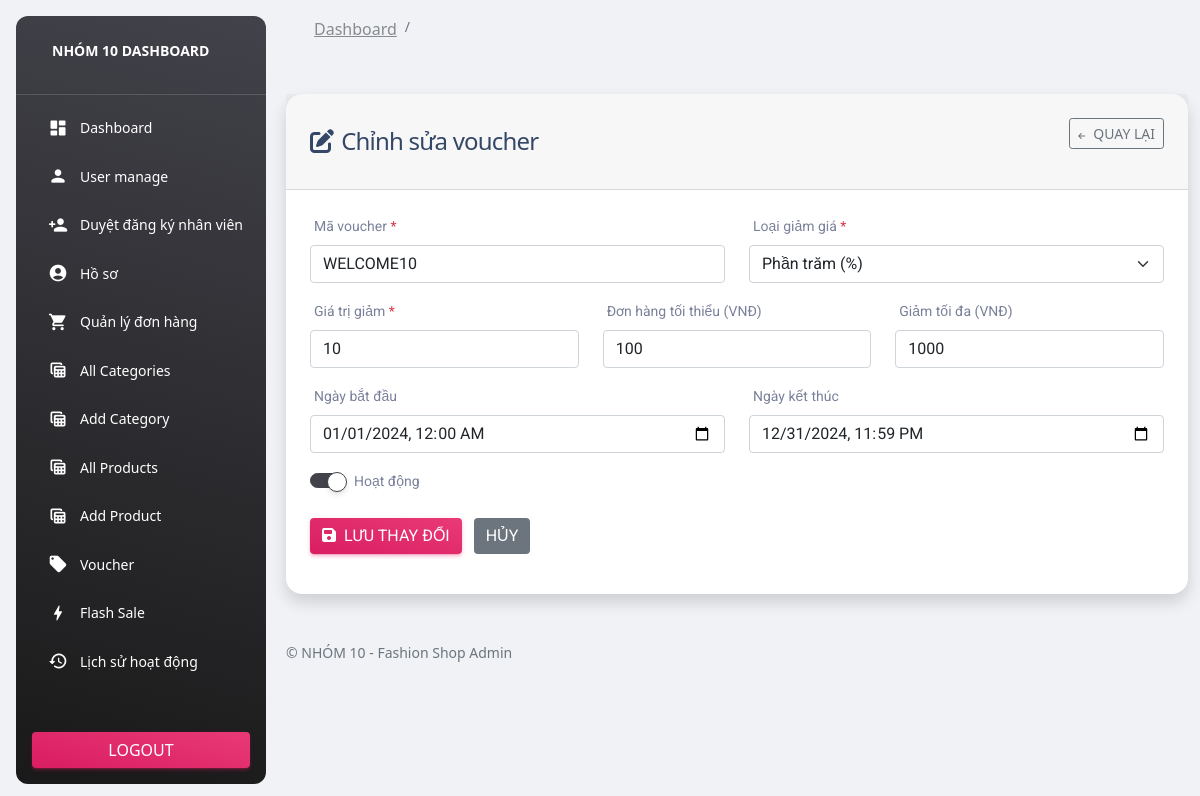
The page /admin/index.php?page=edit-voucher&id=1 (signed in) on the database its author committed.
### tables this page shows
CREATE TABLE `voucher` (
  `id` int(11) NOT NULL,
  `code` varchar(255) NOT NULL,
  `type` varchar(255) NOT NULL,
  `value` decimal(10,2) NOT NULL,
  `min_order` decimal(10,2) NOT NULL,
  `max_order` decimal(10,2) NOT NULL,
  `start_date` datetime DEFAULT NULL,
  `end_date` datetime DEFAULT NULL,
  `status` tinyint(4) DEFAULT 1,
  `created_at` timestamp NOT NULL DEFAULT current_timestamp(),
  `created_by` int(11) DEFAULT NULL COMMENT 'ID của admin tạo voucher',
  `updated_by` int(11) DEFAULT NULL COMMENT 'ID của admin cập nhật voucher cuối cùng'
);

### admin/functions.php (called while the page is built, shortened)
<?php
include("config/dbconn.php");
function getVoucherById($id)
{
    global $conn;
    $query = "SELECT * FROM voucher WHERE id = '$id'";
    return mysqli_query($conn, $query);
}
?>

### admin/pages/edit-voucher.php (the view, shortened to what this page needs)
<?php
$voucher_id = intval($_GET['id']);
$voucher = getVoucherById($voucher_id);
$voucher = mysqli_fetch_assoc($voucher);
$start_value = $voucher['start_date'] ? date('Y-m-d\TH:i', strtotime($voucher['start_date'])) : '';
$end_value = $voucher['end_date'] ? date('Y-m-d\TH:i', strtotime($voucher['end_date'])) : '';
?>
<div class="container-fluid py-4">
    <div class="row">
        <div class="col-md-12">
            <div class="card shadow border-0" style="border-radius:16px;">
                <div class="card-header d-flex justify-content-between align-items-center">
                    <h4 class="mb-0">
                        <i class="fas fa-edit me-2"></i>Chỉnh sửa voucher
                    </h4>
                    <a href="index.php?page=voucher" class="btn btn-outline-secondary btn-sm">
                        <i class="fas fa-arrow-left me-2"></i>Quay lại
                    </a>
                </div>
                <div class="card-body">
                    <form action="code.php" method="POST">
                        <div class="row">
                            <div class="col-md-6 mb-3">
                                <label class="form-label">Mã voucher <span class="text-danger">*</span></label>
                                <input type="text" name="code" class="form-control" required value="<?= htmlspecialchars($voucher['code']); ?>">
                            </div>
                            <div class="col-md-6 mb-3">
                                <label class="form-label">Loại giảm giá <span class="text-danger">*</span></label>
                                <select name="type" class="form-select" required>
                                    <option value="percentage" <?= $voucher['type'] === 'percentage' ? 'selected' : ''; ?>>Phần trăm (%)</option>
                                </select>
                            </div>
                            <div class="col-md-4 mb-3">
                                <label class="form-label">Giá trị giảm <span class="text-danger">*</span></label>
                                <input type="number" step="0.01" min="0" name="value" class="form-control" required value="<?= rtrim(rtrim($voucher['value'], '0'), '.'); ?>">
                            </div>
                            <div class="col-md-4 mb-3">
                                <label class="form-label">Đơn hàng tối thiểu (VNĐ)</label>
                                <input type="number" step="1000" min="0" name="min_order" class="form-control" value="<?= $voucher['min_order'] !== null ? (int)$voucher['min_order'] : ''; ?>">
                            </div>
                            <div class="col-md-4 mb-3">
                                <label class="form-label">Giảm tối đa (VNĐ)</label>
                                <input type="number" step="1000" min="0" name="max_order" class="form-control" value="<?= $voucher['max_order'] !== null ? (int)$voucher['max_order'] : ''; ?>">
                            </div>
                            <div class="col-md-6 mb-3">
                                <label class="form-label">Ngày bắt đầu</label>
                                <input type="datetime-local" name="start_date" class="form-control" value="<?= $start_value; ?>">
                            </div>
                            <div class="col-md-6 mb-3">
                                <label class="form-label">Ngày kết thúc</label>
                                <input type="datetime-local" name="end_date" class="form-control" value="<?= $end_value; ?>">
                            </div>
                            <div class="col-md-12 mb-3">
                                <div class="form-check form-switch">
                                    <input class="form-check-input" type="checkbox" id="status" name="status" <?= $voucher['status'] == 1 ? 'checked' : ''; ?>>
                                    <label class="form-check-label" for="status">Hoạt động</label>
                                </div>
                            </div>
                        </div>
                        <button type="submit" name="update_voucher_btn" class="btn bg-gradient-primary">
                            <i class="fas fa-save me-2"></i>Lưu thay đổi
                        </button>
                        <a href="index.php?page=voucher" class="btn btn-secondary ms-2">Hủy</a>
                    </form>
                </div>
            </div>
        </div>
    </div>
</div>

### rows shown on the page
voucher: code "WELCOME10", type "Phần trăm (%)", value "10", min_order "100", max_order "1000", start_date "01/01/2024 00:00", end_date "12/31/2024 23:59", status "☑"
